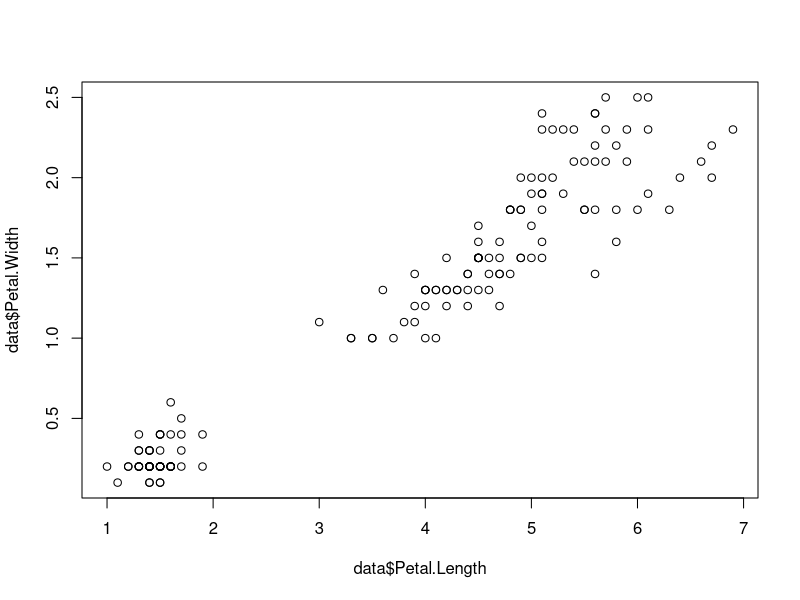
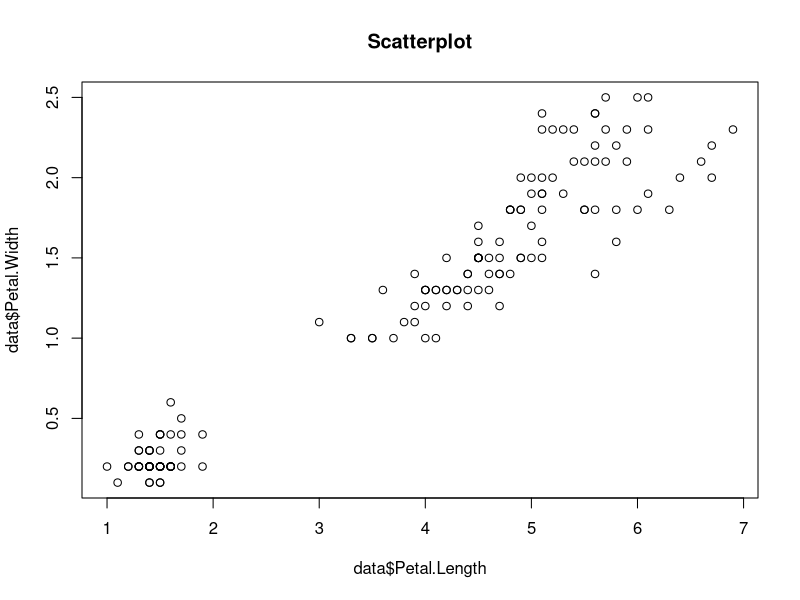
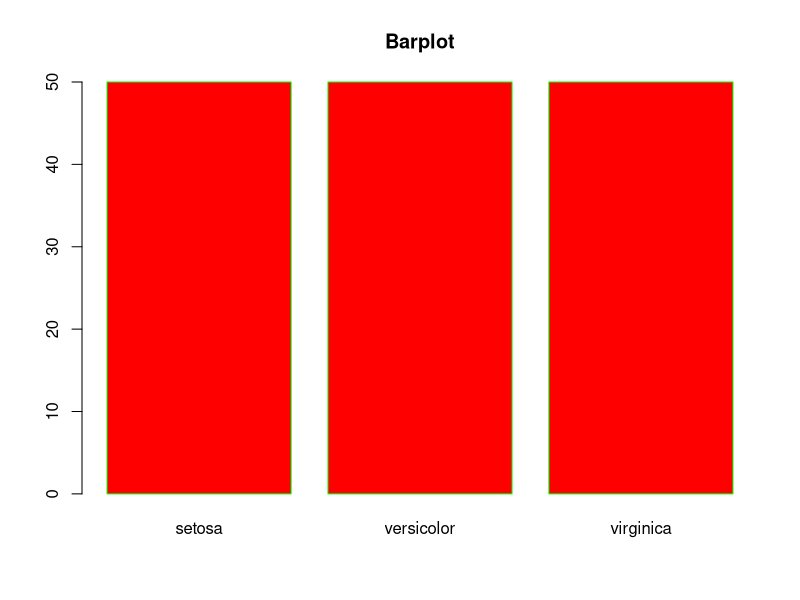
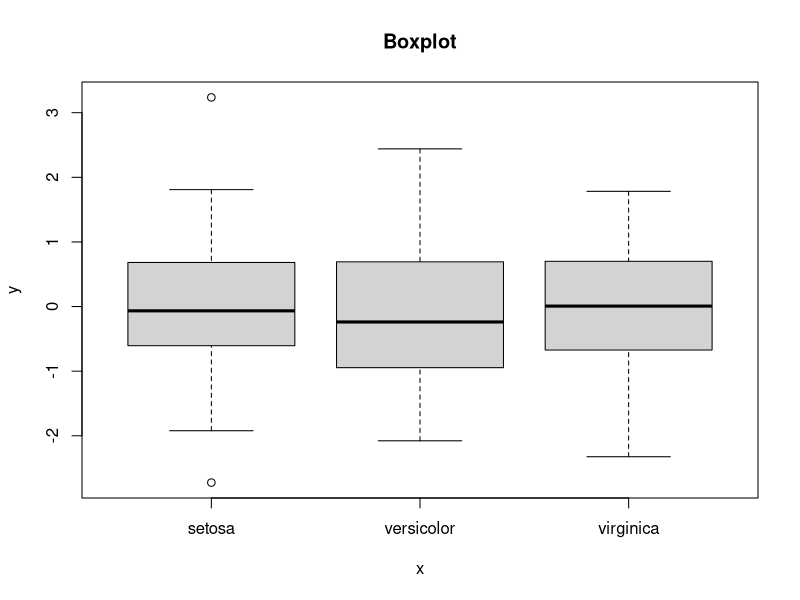
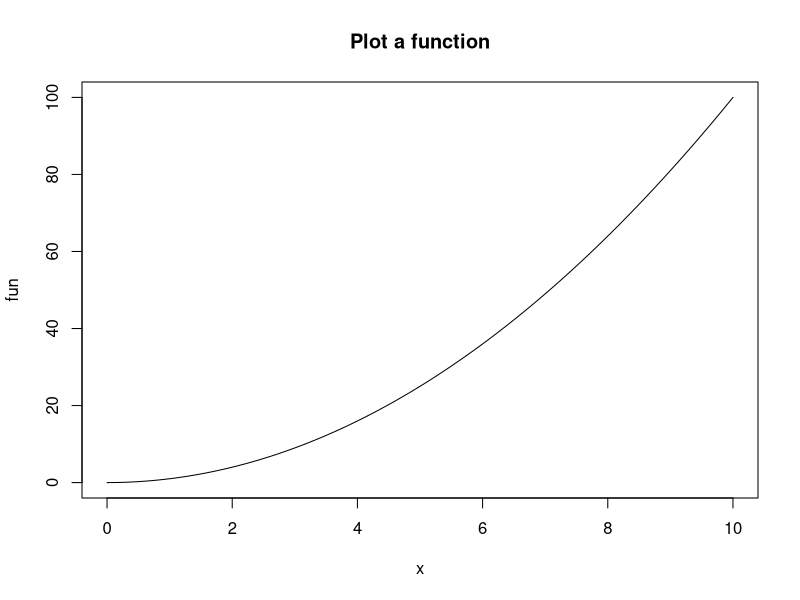
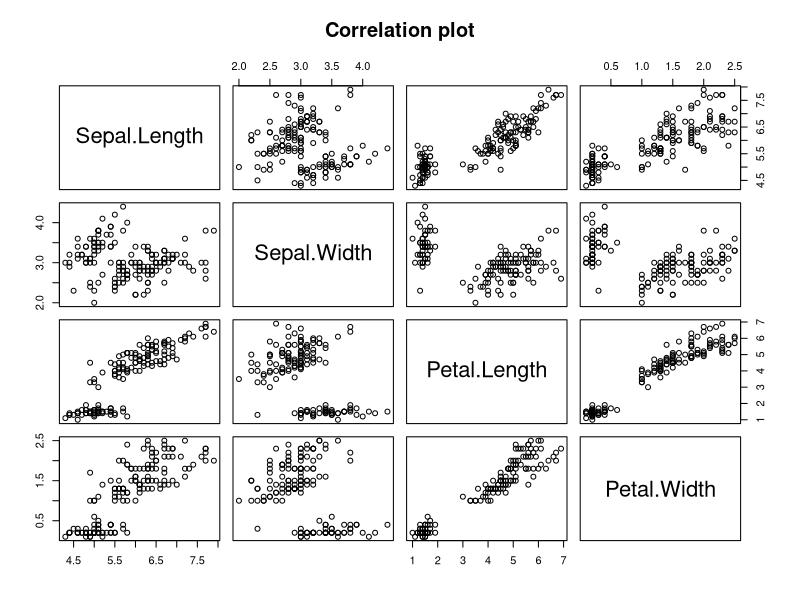
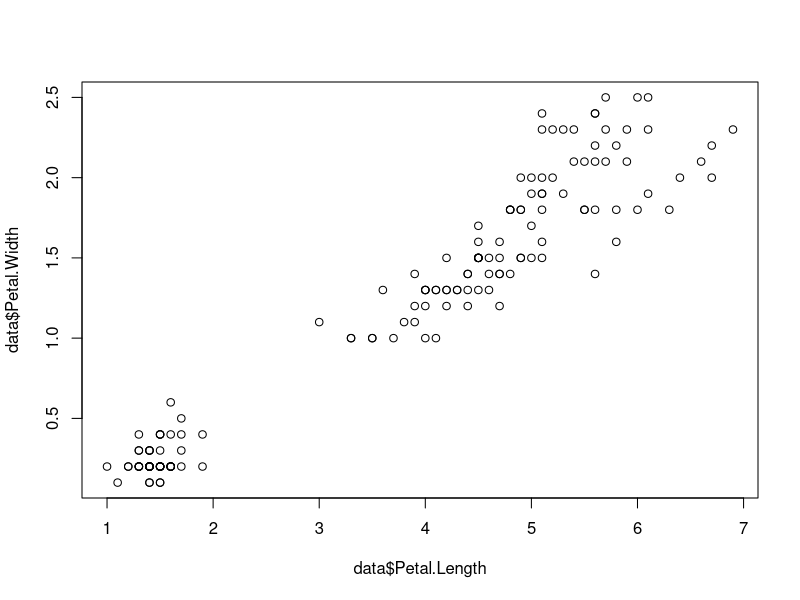
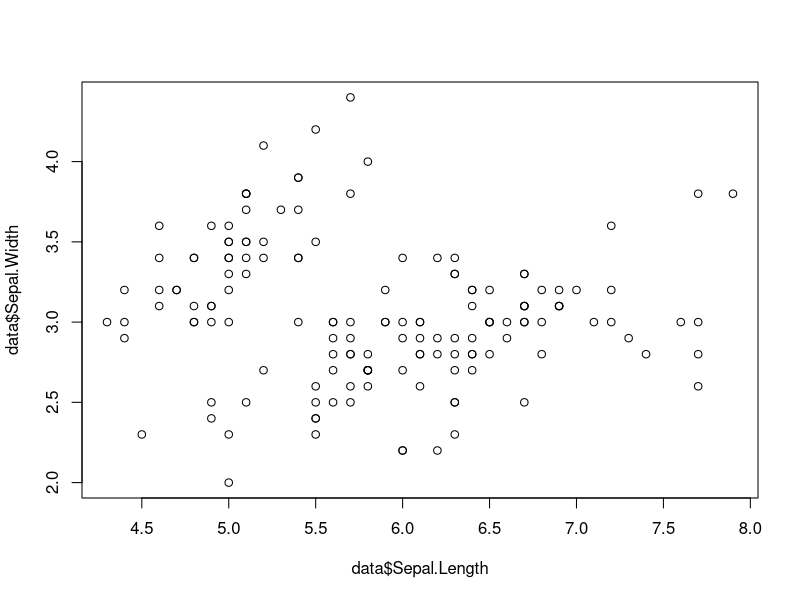

Write the R code that produced these figures, in order.
data<-iris
data

#1
plot(data$Petal.Length, data$Petal.Width)

#2
# Scatterplot
plot(data$Petal.Length, data$Petal.Width, main = "Scatterplot")

# Barplot
plot(iris$Species, main = "Barplot", col="red", border="green")

# Boxplot
plot(iris$Species, rnorm(150), main = "Boxplot")

fun <- function(x) x^2
# Plot R function
plot(fun, 0, 10, main = "Plot a function")

# Correlation plot
plot(iris[, 1:4], main = "Correlation plot")

#3 
plot(data$Petal.Length, data$Petal.Width)
# New window
X11() 
plot(data$Sepal.Length, data$Sepal.Width)

#4
plot(data$Petal.Length, data$Petal.Width, type = "l", main = "type = 'l'")
plot(data$Petal.Length, data$Petal.Width, type = "s", main = "type = 's'")
plot(data$Petal.Length, data$Petal.Width, type = "p", main = "type = 'p'")
plot(data$Petal.Length, data$Petal.Width, type = "o", main = "type = 'o'")
plot(data$Petal.Length, data$Petal.Width, type = "b", main = "type = 'b'")
plot(data$Petal.Length, data$Petal.Width, type = "h", main = "type = 'h'")
plot(data$Petal.Length, data$Petal.Width, type = "n", main = "type = 'n'")

#point shape/type
plot(data$Petal.Length, data$Petal.Width, pch = 1)
plot(data$Petal.Length, data$Petal.Width, pch = 10)
plot(data$Petal.Length, data$Petal.Width, pch = 20)
plot(data$Petal.Length, data$Petal.Width, pch = 25)

# point ke andar
plot(data$Petal.Length, data$Petal.Width, pch = 1, bg=1, col = rainbow(25))
plot(data$Petal.Length, data$Petal.Width, pch = 10, bg=10, col = rainbow(25))
plot(data$Petal.Length, data$Petal.Width, pch = 20, bg=20, col = rainbow(25))
plot(data$Petal.Length, data$Petal.Width, pch = 25, bg=25, col = rainbow(25))

#border color
plot(data$Petal.Length, data$Petal.Width, pch = 1,col = rainbow(25))
plot(data$Petal.Length, data$Petal.Width, pch = 10,col = rainbow(25))
plot(data$Petal.Length, data$Petal.Width, pch = 20,col = rainbow(25))
plot(data$Petal.Length, data$Petal.Width, pch = 25,col = rainbow(25))

# point size
plot(data$Petal.Length, data$Petal.Width, pch = 1, bg=1, cex=3, col = rainbow(25))
plot(data$Petal.Length, data$Petal.Width, pch = 10, bg=10, cex=3, col = rainbow(25))
plot(data$Petal.Length, data$Petal.Width, pch = 20, bg=20, cex=3, col = rainbow(25))
plot(data$Petal.Length, data$Petal.Width, pch = 25, bg=25, cex=3, col = rainbow(25))

#line width
plot(data$Petal.Length, data$Petal.Width, pch = 1, bg=1, cex=1, lwd=5, col = rainbow(25))
plot(data$Petal.Length, data$Petal.Width, pch = 10, bg=10, cex=2, lwd=5, col = rainbow(25))
plot(data$Petal.Length, data$Petal.Width, pch = 20, bg=20, cex=3, lwd=5, col = rainbow(25))
plot(data$Petal.Length, data$Petal.Width, pch = 25, bg=25, cex=4, lwd=5, col = rainbow(25))

#heading
plot(data$Petal.Length, data$Petal.Width, pch = 25, bg=25, cex=3, lwd=5, col = rainbow(25), main = "HEHE")

#subheading
plot(data$Petal.Length, data$Petal.Width, pch = 25, bg=25, cex=3, lwd=5, col = rainbow(25), main = "HEHE", sub = "LOL")

#xaxis yaxis xlabel ylabel
plot(data$Petal.Length, data$Petal.Width, pch = 25, bg=25, cex=3, lwd=5, col = rainbow(25), main = "HEHE", sub = "LOL", xlab = "X axis", ylab = "Y axis")

# Remove both axis tick labels
plot(data$Petal.Length, data$Petal.Width, yaxt = "n", xaxt = "n", main = "xaxt = 'n', yaxt = 'n'")

#remove complete axes
plot(data$Petal.Length, data$Petal.Width, pch = 25, bg=25, cex=3, lwd=5, col = rainbow(25), main = "HEHE", sub = "LOL", xlab = "X axis", ylab = "Y axis", axes="FALSE")
# Add X-axis
axis(1)
# Add Y-axis
axis(2)

# range of axis
plot(data$Petal.Length, data$Petal.Width, pch = 25, bg=25, cex=3, lwd=5, col = rainbow(25), main = "HEHE", sub = "LOL", xlab = "X axis", ylab = "Y axis", axes="FALSE")
axis(1, at = 1:7)
axis(2, at = 0.5:2.5)

# specify limit to axis
plot(data$Petal.Length, data$Petal.Width, ylim = c(1, 2), xlim = c(2,5))

#size of headings, subheadings
plot(data$Petal.Length, data$Petal.Width, main = "My title", sub = "Subtitle", cex.main = 2,cex.sub = 1.5,cex.lab = 3, cex.axis = 0.5)

# creating plot with labels
# Create the plot
plot(data$Petal.Length, data$Petal.Width,
     main = "HEHE",
     xlab = "Petal Length", ylab = "Petal width",
     pch = 18, col = "blue")

# Plot the labels
text(data$Petal.Length, data$Petal.Width,
     labels = iris$Species,
     cex = 0.6, pos = 4, col = "red")

iris_species=as.numeric(iris$Species)
iris_species
plot(data$Petal.Length, data$Petal.Width, col=c("red", "green", "blue")[iris_species], pch=c(1,2,3)[iris_species])
legend(x="topleft", legend=c("Setosa", "Versicolor", "Virginica"), col=c("red", "green", "blue"), pch=c(1,2,3))

hist(data$Petal.Width, xlab="x", ylab="y", axes="FALSE", col="orange", main="hist")
plot(iris$Species, main = "Barplot", col="red", border="green")

